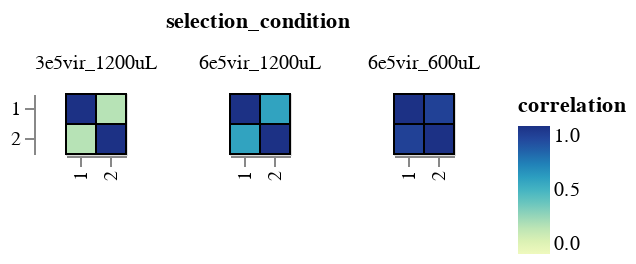

The cell this chart's notebook holds for it:
### Markdown cell above
## Check correlations between variant counts, not prob_escape values

If bottlenecking at selection virion # is responsible for low correlation between escape score values, we would probably expect variant counts to also be poorly correlated.

### Code cell
cocktail_df = get_corr_df(
    '1C04-5G04', 
    [1.37], 
    value_to_correlate = 'antibody_count'
)[0]

corr_heatmap(cocktail_df, 
             corr_col='correlation', 
             sample_cols=['replicate_1', 'replicate_2'], 
             group_col='selection_condition',
            )

### Figure 1 — Vega-Lite specification as saved in the notebook (floating-point values rounded to 4 significant figures)
{"config": {"view": {"continuousWidth": 400, "continuousHeight": 300}, "axis": {"labelLimit": 500}}, "data": {"name": "data-4dd4c9ef29748c695d7efd7b2aa78ded"}, "mark": {"type": "rect", "stroke": "black"}, "encoding": {"color": {"field": "correlation", "scale": {"domain": [0, 1]}, "type": "quantitative"}, "facet": {"columns": 3, "field": "selection_condition", "type": "nominal"}, "tooltip": [{"field": "selection_condition", "type": "nominal"}, {"field": "antibody_concentration", "format": ".3f", "type": "quantitative"}, {"field": "replicate_1", "type": "nominal"}, {"field": "replicate_2", "type": "nominal"}, {"field": "correlation", "format": ".3f", "type": "quantitative"}], "x": {"field": "replicate_1", "title": null, "type": "nominal"}, "y": {"field": "replicate_2", "title": null, "type": "nominal"}}, "height": {"step": 15}, "width": {"step": 15}, "$schema": "https://vega.github.io/schema/vega-lite/v5.2.0.json", "datasets": {"data-4dd4c9ef29748c695d7efd7b2aa78ded": [{"selection_condition": "3e5vir_1200uL", "antibody_concentration": 1.37, "replicate_1": "1", "replicate_2": "1", "correlation": 1.0}, {"selection_condition": "3e5vir_1200uL", "antibody_concentration": 1.37, "replicate_1": "2", "replicate_2": "1", "correlation": 0.2135}, {"selection_condition": "6e5vir_1200uL", "antibody_concentration": 1.37, "replicate_1": "1", "replicate_2": "1", "correlation": 1.0}, {"selection_condition": "6e5vir_1200uL", "antibody_concentration": 1.37, "replicate_1": "2", "replicate_2": "1", "correlation": 0.5792}, {"selection_condition": "6e5vir_600uL", "antibody_concentration": 1.37, "replicate_1": "1", "replicate_2": "1", "correlation": 1.0}, {"selection_condition": "6e5vir_600uL", "antibody_concentration": 1.37, "replicate_1": "2", "replicate_2": "1", "correlation": 0.9278}, {"selection_condition": "3e5vir_1200uL", "antibody_concentration": 1.37, "replicate_1": "1", "replicate_2": "2", "correlation": 0.2135}, {"selection_condition": "3e5vir_1200uL", "antibody_concentration": 1.37, "replicate_1": "2", "replicate_2": "2", "correlation": 1.0}, {"selection_condition": "6e5vir_1200uL", "antibody_concentration": 1.37, "replicate_1": "1", "replicate_2": "2", "correlation": 0.5792}, {"selection_condition": "6e5vir_1200uL", "antibody_concentration": 1.37, "replicate_1": "2", "replicate_2": "2", "correlation": 1.0}, {"selection_condition": "6e5vir_600uL", "antibody_concentration": 1.37, "replicate_1": "1", "replicate_2": "2", "correlation": 0.9278}, {"selection_condition": "6e5vir_600uL", "antibody_concentration": 1.37, "replicate_1": "2", "replicate_2": "2", "correlation": 1.0}]}}
